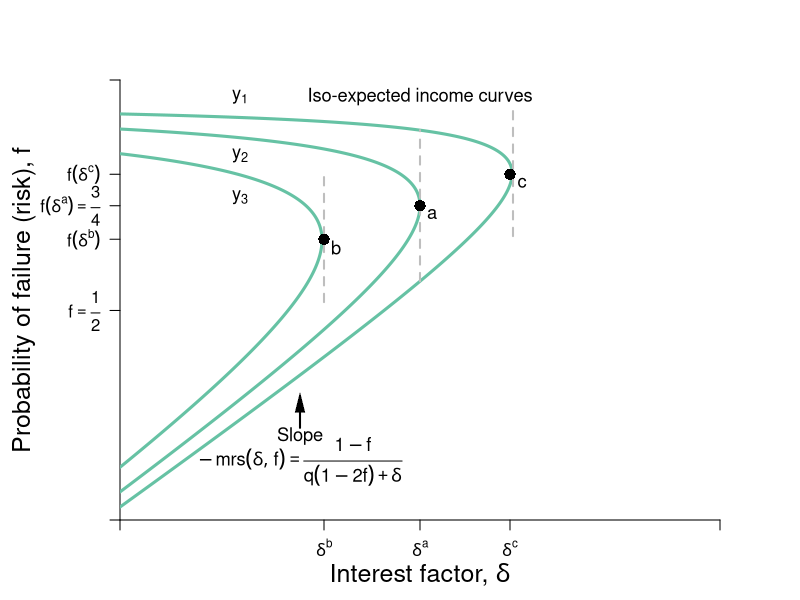

The R source for this figure:
#Graph Designer: Simon Halliday
#Authors: Bowles, Foley and Halliday
#Title: Coordination, Conflict and Competition: A Text in Microeconomics

library(shape)
pdf(file = "credit/non_contractual_brf_indiffs.pdf", width = 8, height = 6)

#Set parameters for graphics
axislabelsize <- 1.5
labelsize <- 1.1
graphlinewidth <- 3
segmentlinewidth <- 2

COL <- c("#7fc97f", "#beaed4", "#fdc086", "#ffff99", "#386cb0", "#f0027f", "#bf5b17", "#666666")
COLA <- c("#e0f3db", "#99d8c9","#66c2a4","#41ae76", "#238b45", "#005824")
COLB <- c("#c6dbef", "#4eb3d3", "#2b8cbe", "#0868ac","#084081")

#Edited the margins to cater for the larger LHS labels
par(mar =  c(4, 6, 4, 4))

brfFn <- function(delta, q = 1) {
  .5 + (delta / (2 * q)) 
}

isoreturnFn <- function(delta, pi=0.125) {
  1 - (pi)/delta
}


yFn <- function(d1, f1, q = 1){
  q*f1*(1 - f1) - d1*(1 - f1)
}

ylow <- function(delta, q = 1, ybar = 0.03){
  (-sqrt(delta^2 - 2*delta*q + q^2 - 4*q*ybar) + delta + q)/(2*q)
}

yhigh <- function(delta, q = 1, ybar = 0.03){
  (sqrt(delta^2 - 2*delta*q + q^2 - 4*q*ybar) + delta + q)/(2*q)
}

xlims <- c(0, 1)
ylims <- c(0, 1.05)

npts <- 501 
d1 <- seq(xlims[1], xlims[2], length.out = npts)
f1 <- seq(ylims[1], ylims[2], length.out = npts) 
a <- c(0.03, 0.0625, 0.11)

plot(0, 0, xlim = xlims, ylim = ylims, type = "n",
     xlab = expression(paste("")),
     ylab = expression(paste("")), 
     xaxt = "n", 
     yaxt = "n", 
     cex.lab = axislabelsize, 
     bty = "n", 
     xaxs="i", 
     yaxs="i"
)


# ticksy <- seq(from = 0, to = ylims[2], by = 0.1)
# ylabels <- seq(from = 0, to = ylims[2], by = 0.1)
# ticksx <- seq(from = 0, to = xlims[2], by = 0.1)
# xlabels <- seq(from = 0, to = xlims[2], by = 0.1)
ticksy <- c(ylims[1], 0.5, brfFn(delta = 0.34), brfFn(delta = 0.5), brfFn(delta = 0.65), ylims[2])
ylabels <- c(NA, expression(paste(f == frac(1,2))), expression(paste(f*(delta^b) )),  expression(paste(f*(delta^a) == frac(3,4))),expression(paste(f*(delta^c) )), NA)
ticksx <- c(xlims[1], 0.34, 0.5, 0.65, xlims[2])
xlabels <- c(NA,  expression(paste(delta^b)), expression(paste(delta^a)), expression(paste(delta^c)), NA)

axis(1, at = ticksx, pos = 0, labels = xlabels)
axis(2, at = ticksy, pos = 0, labels = ylabels, las = 1)

npts <- 503 
xx1 <- seq(xlims[1], xlims[2], length.out = npts)
xx2 <- seq(0, 1, length.out = npts)

#Draw the graphs
#lines(xx1, brfFn(xx1), col = COLA[4], lwd = graphlinewidth)

#Axis labels
mtext(expression(paste("Interest factor, ", delta)), side = 1, line = 2.5, cex = axislabelsize)
text(-0.16, 0.5*(ylims[2]), expression(paste("Probability of failure (risk), ", f)), xpd = TRUE, cex = axislabelsize, srt = 90) 

#Contour lines
contour(d1, f1,
        outer(d1, f1, yFn),
        drawlabels = FALSE,
        col = COLA[3],
        lwd = graphlinewidth,
        levels = a,
        xaxs="i",
        yaxs="i",
        add = TRUE)

segments(0.5, ylow(delta = 0.5), 0.5, yhigh(delta = 0.5), lty = 2, col = "gray" , lwd = segmentlinewidth)
# segments(0, yhigh(delta = 0.5), 0.5, yhigh(delta = 0.5), lty = 2, col = "gray" , lwd = segmentlinewidth)
# segments(0, ylow(delta = 0.5), 0.5, ylow(delta = 0.5), lty = 2, col = "gray" , lwd = segmentlinewidth)

segments(0.34, brfFn(delta = 0.34) - 0.15, 0.34, brfFn(delta = 0.34) + 0.15, lty = 2, col = "gray" , lwd = segmentlinewidth)
segments(0.655, brfFn(delta = 0.655) - 0.15, 0.655, brfFn(delta = 0.655) + 0.15, lty = 2, col = "gray" , lwd = segmentlinewidth)

#segments(0, brfFn(delta = 0.5), 0.5, brfFn(delta = 0.5), lty = 2, col = "gray" , lwd = segmentlinewidth)

# 
# segments(8, 0, 8,indiffA(x = 8)  , lty = 2, col = "gray" , lwd = segmentlinewidth)
# segments(0, indiffA(x = 8) , 8,indiffA(x = 8)  , lty = 2, col = "gray" , lwd = segmentlinewidth)

text(0.5+ 0.02, brfFn(delta = 0.5) - 0.02, expression(paste(a)), cex = labelsize)
points(0.5, brfFn(delta = 0.5), pch = 16, col = "black", cex = 1.5)
text(0.34+ 0.02, brfFn(delta = 0.34) - 0.02, expression(paste(b)), cex = labelsize)
points(0.34, brfFn(delta = 0.34), pch = 16, col = "black", cex = 1.5)
text(0.65+ 0.02, brfFn(delta = 0.65) - 0.02, expression(paste(c)), cex = labelsize)
points(0.65, brfFn(delta = 0.65), pch = 16, col = "black", cex = 1.5)

# text(0.5+ 0.02, ylow(delta = 0.5) - 0.02, expression(paste(d)), cex = labelsize)
# points(0.5, ylow(delta = 0.5), pch = 16, col = "black", cex = 1.5)
# text(0.5+ 0.02, yhigh(delta = 0.5) - 0.02, expression(paste(e)), cex = labelsize)
# points(0.5, yhigh(delta = 0.5), pch = 16, col = "black", cex = 1.5)



text(0.5, 1.01, expression(paste("Iso-expected income curves")), cex = labelsize)
text(0.2, 1.01, expression(paste(y[1])), cex = labelsize)
text(0.2, 0.87, expression(paste(y[2])), cex = labelsize)
text(0.2, 0.77, expression(paste(y[3])), cex = labelsize)
text(0.3, 0.2, expression(Slope), cex = labelsize)
text(0.3, 0.14, expression(paste(-mrs(delta, f) == frac(1 - f, q*(1 - 2*f) + delta))), cex = labelsize)
Arrows(0.3, 0.22, 0.3, 0.28, col = "black", lty = 1, lwd = 2, arr.type = "triangle", arr.lwd = 0.5)

# text(0.85, 0.7, expression(paste("A's Best Response")), cex = labelsize)
# text(0.85, 0.65, expression(paste("function")), cex = labelsize)
# text(0.85, 0.58, expression(paste("Slope ", phantom() == frac(1, 2*q))), cex = labelsize)
# Arrows(0.85, 0.73, 0.85, 0.89, col = "black", lty = 1, lwd = 2, arr.type = "triangle", arr.lwd = 0.5)

dev.off()
